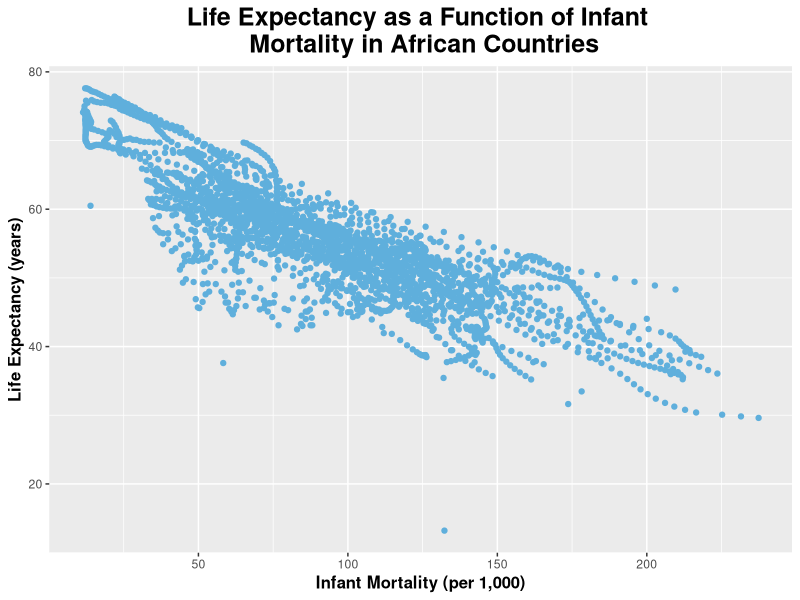
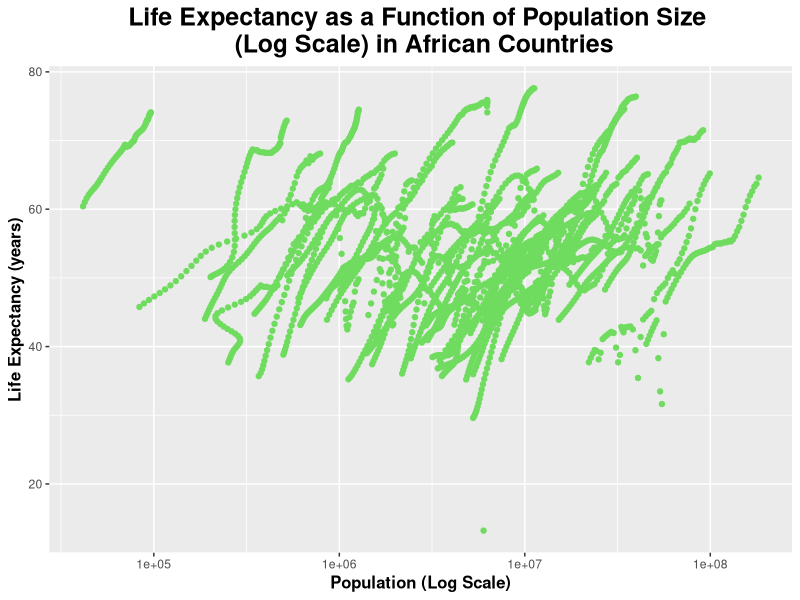
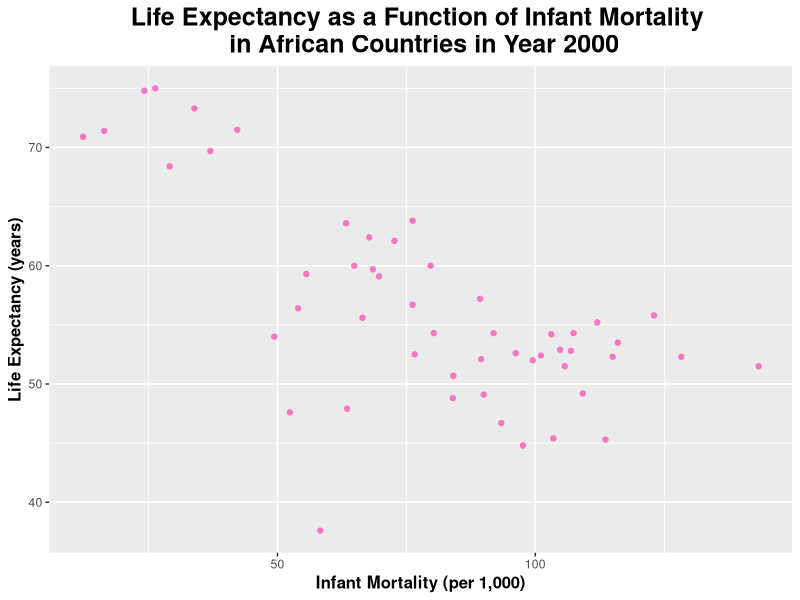
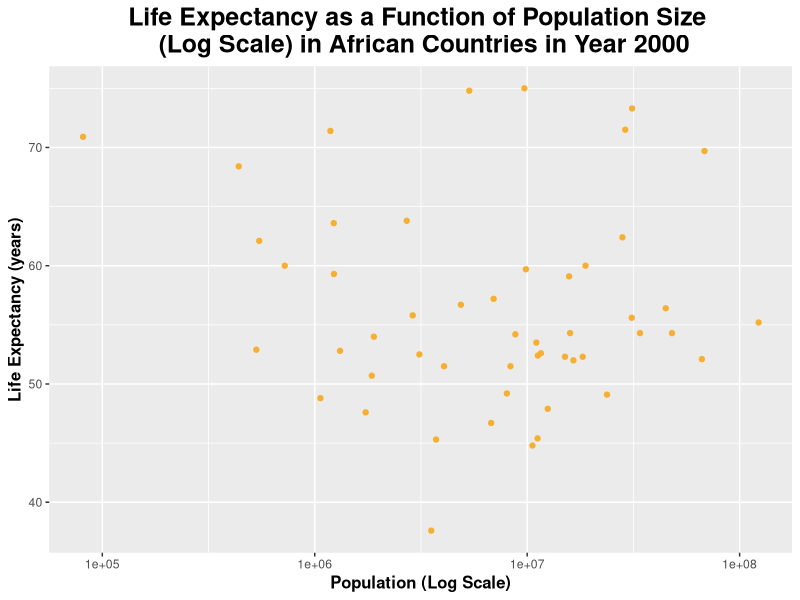
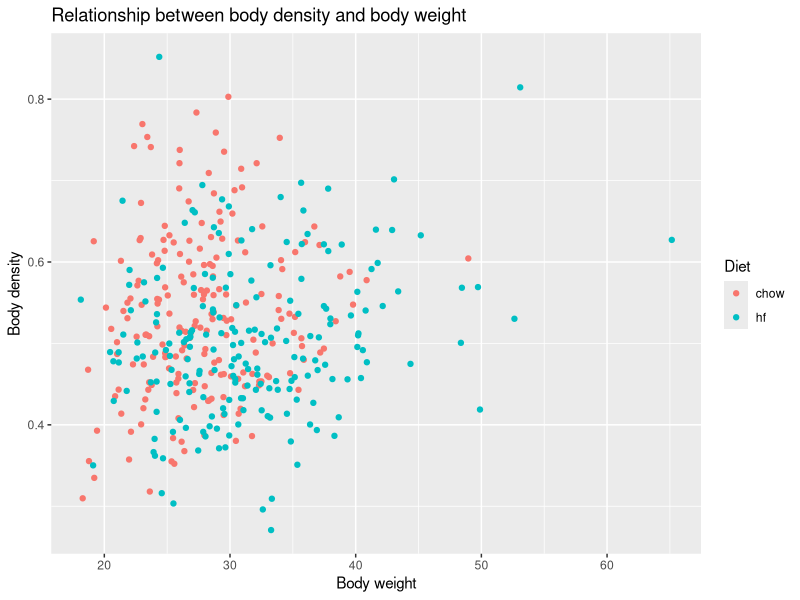
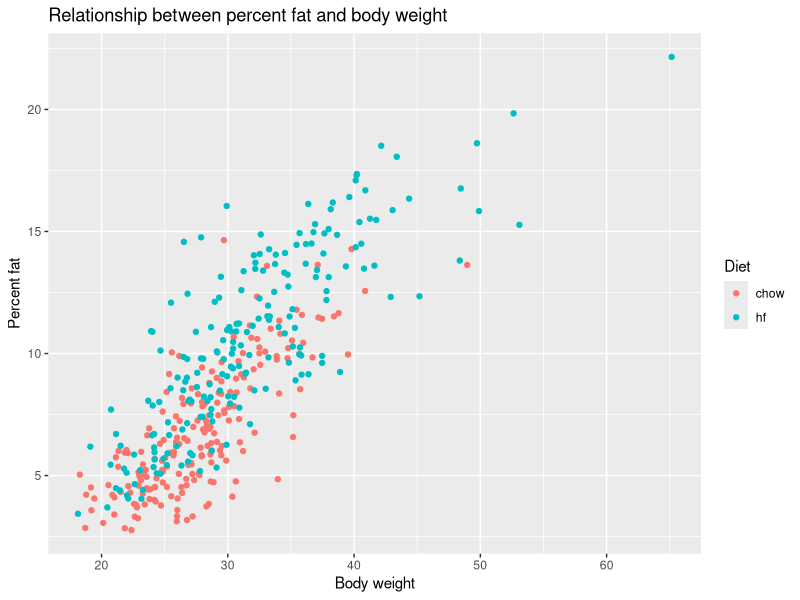

Source code (R) for these figures, in order:
## ---- chunk 1
options(repos = c(CRAN = "https://cran.rstudio.com/")) # including this because I could not render the website without it
install.packages("dslabs")
library(dslabs)

library(dplyr)
library(tidyverse)
## ---- chunk 2
help(gapminder)
## ---- chunk 3
str(gapminder)
## ---- chunk 4
summary(gapminder)
## ---- chunk 5
class(gapminder)
## ---- chunk 6
africadata <- filter(gapminder, continent == "Africa")
## ---- chunk 7
str(africadata)
## ---- chunk 8
summary(africadata)
## ---- chunk 9
infantmort_lifeexp <- select(africadata, infant_mortality, life_expectancy)
## ---- chunk 10
str(infantmort_lifeexp)
summary(infantmort_lifeexp)
## ---- chunk 11
pop_lifeexp <- select(africadata, population, life_expectancy)
## ---- chunk 12
str(pop_lifeexp)
summary(pop_lifeexp)
## ---- chunk 13
ggplot(infantmort_lifeexp, aes(x = infant_mortality, y = life_expectancy)) +
  geom_point(color = "#5fafdc") + # I will specify the points to be blue 
  labs(title = "Life Expectancy as a Function of Infant \n Mortality in African Countries",
       x = "Infant Mortality (per 1,000)",
       y = "Life Expectancy (years)") + # I will specify the title and the names of the x and y axes 
  theme(legend.position = "none", plot.title = element_text(size = 18, face = "bold", hjust = 0.5), axis.title.x = element_text(size = 12, face = "bold"), axis.title.y = element_text(size = 12, face = "bold")) # I will remove a legend (since it is unneeded here) and make the title and axis labels larger and bold 
## ---- chunk 14
ggplot(pop_lifeexp, aes(x = population, y = life_expectancy)) +
  geom_point(color = "#70dc5f") + # I will specify the points to be green  scale_x_log10() + 
  scale_x_log10() + # I will set the x-axis to a log scale
  labs(title = "Life Expectancy as a Function of Population Size \n (Log Scale) in African Countries",
       x = "Population (Log Scale)",
       y = "Life Expectancy (years)") + # I will specify the title and the names of the x and y axes
  theme(legend.position = "none", plot.title = element_text(size = 18, face = "bold", hjust = 0.5), axis.title.x = element_text(size = 12, face = "bold"), axis.title.y = element_text(size = 12, face = "bold")) # I will remove a legend (since it is unneeded here) and make the title and axis labels larger and bold
## ---- chunk 15
years_with_na_infant_mortality <- unique(africadata$year[is.na(africadata$infant_mortality)])
# use unique() and is.na() to find out which years contain NAs in infant_mortality

print(years_with_na_infant_mortality)
# Use print() to view the output
## ---- chunk 16
africadata_2000 <- filter(africadata, year == 2000)
## ---- chunk 17
str(africadata_2000)
summary(africadata_2000)
## ---- chunk 18
ggplot(africadata_2000, aes(x = infant_mortality, y = life_expectancy)) +
  geom_point(color = "#f576c1") + # I will specify the points to be pink 
  labs(title = "Life Expectancy as a Function of Infant Mortality \n in African Countries in Year 2000",
       x = "Infant Mortality (per 1,000)",
       y = "Life Expectancy (years)") + # I will specify the title and the names of the x and y axes 
  theme(legend.position = "none", plot.title = element_text(size = 18, face = "bold", hjust = 0.5), axis.title.x = element_text(size = 12, face = "bold"), axis.title.y = element_text(size = 12, face = "bold")) # I will remove a legend (since it is unneeded here) and make the title and axis labels larger and bold 
## ---- chunk 19
ggplot(africadata_2000, aes(x = population, y = life_expectancy)) +
  geom_point(color = "#f7af32") + # I will specify the points to be orange  
  scale_x_log10() + # I will set the x-axis to a log scale
  labs(title = "Life Expectancy as a Function of Population Size \n (Log Scale) in African Countries in Year 2000",
       x = "Population (Log Scale)",
       y = "Life Expectancy (years)") + # I will specify the title and the names of the x and y axes
  theme(legend.position = "none", plot.title = element_text(size = 18, face = "bold", hjust = 0.5), axis.title.x = element_text(size = 12, face = "bold"), axis.title.y = element_text(size = 12, face = "bold")) # I will remove a legend (since it is unneeded here) and make the title and axis labels larger and bold
## ---- chunk 20
fit1 <- lm(life_expectancy ~ infant_mortality, data = africadata_2000)
summary(fit1)
## ---- chunk 21
fit2 <- lm(life_expectancy ~ population, data = africadata_2000)
summary(fit2)
## ---- chunk 22
# load package
library(dslabs)
#look at help file for mice_weights data
help(mice_weights)
#get an overview of data structure
str(mice_weights)
#get a summary of data
summary(mice_weights)
#determine the type of object mice_weights is
class(mice_weights)
#get the overview of the data
head(mice_weights)
## ---- chunk 23
#assign only the female rat to a new object called femalerat
femalerat <- mice_weights[mice_weights$sex == "F", ]

#check the structure
str(femalerat)

#check the summary
summary(femalerat)

#get the overview of the data
head(femalerat)
## ---- chunk 24
#load package
library(ggplot2)
library(dplyr)

#make plots of body weight vs body density, coloring by diet
ggplot(femalerat, aes(x = body_weight, y = bone_density, color = diet)) +
  geom_point() +
  labs(
    title = "Relationship between body density and body weight",
    x = "Body weight",
    y = "Body density",
    color = "Diet")

#make plots of body weight vs percent fat, coloring by diet
ggplot(femalerat, aes(x = body_weight, y = percent_fat, color = diet)) +
  geom_point() +
  labs(
    title = "Relationship between percent fat and body weight",
    x = "Body weight",
    y = "Percent fat",
    color = "Diet")

#summarize the mean and standard deviation of body weight grouped by diet
summary_table <- femalerat %>%
  group_by(diet) %>%
  summarise(
    mean_weight = mean(body_weight, na.rm = TRUE),
    sd_weight = sd(body_weight, na.rm = TRUE),
    mean_percent_fat = mean(percent_fat, na.rm = TRUE),
    sd_percent_fat = sd(percent_fat, na.rm = TRUE),
    count = n()
  )
print(summary_table)
## ---- chunk 25
#run t-test for body weight comparison
t_test_weight <- t.test(body_weight ~ diet, data = femalerat)
print(t_test_weight)

#run t-test for percent fat comparison
t_test_fat <- t.test(percent_fat ~ diet, data = femalerat)
print(t_test_fat)
